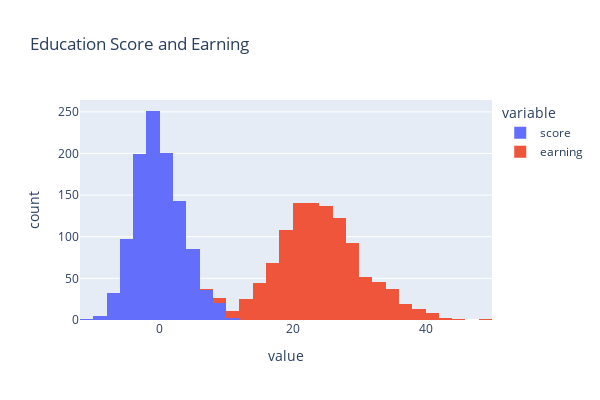

This figure's notebook cell:
### Code cell
fig = px.histogram(dff, x=["score", "earning"], title="Education Score and Earning", )
fig.update_layout(width=600, height = 400)
fig.show()

### Figure 1 — Plotly figure (JSON) as saved in the notebook; plotly's stock layout.template omitted (floating-point values rounded to 4 significant figures; data arrays with more than 128 entries replaced by an {"elided": "..."} marker saying what was removed)
{"data": [{"alignmentgroup": "True", "bingroup": "x", "hovertemplate": "variable=score<br>value=%{x}<br>count=%{y}<extra></extra>", "legendgroup": "score", "marker": {"color": "#636efa", "pattern": {"shape": ""}}, "name": "score", "offsetgroup": "score", "orientation": "v", "showlegend": true, "type": "histogram", "x": {"elided": "1073 float values"}, "xaxis": "x", "yaxis": "y"}, {"alignmentgroup": "True", "bingroup": "x", "hovertemplate": "variable=earning<br>value=%{x}<br>count=%{y}<extra></extra>", "legendgroup": "earning", "marker": {"color": "#EF553B", "pattern": {"shape": ""}}, "name": "earning", "offsetgroup": "earning", "orientation": "v", "showlegend": true, "type": "histogram", "x": {"elided": "1073 float values"}, "xaxis": "x", "yaxis": "y"}], "layout": {"barmode": "relative", "height": 400, "legend": {"title": {"text": "variable"}, "tracegroupgap": 0}, "title": {"text": "Education Score and Earning"}, "width": 600, "xaxis": {"anchor": "y", "domain": [0, 1], "title": {"text": "value"}}, "yaxis": {"anchor": "x", "domain": [0, 1], "title": {"text": "count"}}}}
